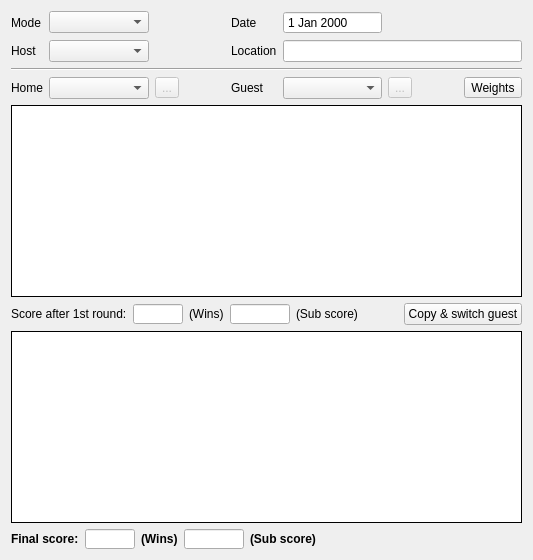
      <widget class="QWidget" name="tab_score_table">
       <property name="toolTip">
        <string>List (Ctrl+1)</string>
       </property>
       <attribute name="icon">
        <iconset resource="ipponboard.qrc">
         <normaloff>:/res/icons/list.png</normaloff>:/res/icons/list.png</iconset>
       </attribute>
       <attribute name="title">
        <string>List</string>
       </attribute>
       <layout class="QVBoxLayout" name="verticalLayout_7">
        <item>
         <layout class="QGridLayout" name="gridLayout_main" columnstretch="0,1,0,0,0,1,0,0,0">
          <property name="bottomMargin">
           <number>0</number>
          </property>
          <property name="spacing">
           <number>6</number>
          </property>
          <item row="0" column="5">
           <widget class="QDateEdit" name="dateEdit">
            <property name="sizePolicy">
             <sizepolicy hsizetype="Minimum" vsizetype="Fixed">
              <horstretch>0</horstretch>
              <verstretch>0</verstretch>
             </sizepolicy>
            </property>
            <property name="frame">
             <bool>true</bool>
            </property>
            <property name="alignment">
             <set>Qt::AlignmentFlag::AlignLeading|Qt::AlignmentFlag::AlignLeft|Qt::AlignmentFlag::AlignVCenter</set>
            </property>
            <property name="buttonSymbols">
             <enum>QAbstractSpinBox::ButtonSymbols::NoButtons</enum>
            </property>
            <property name="accelerated">
             <bool>false</bool>
            </property>
            <property name="calendarPopup">
             <bool>false</bool>
            </property>
           </widget>
          </item>
          <item row="3" column="0">
           <widget class="QLabel" name="label_home">
            <property name="text">
             <string>Home</string>
            </property>
           </widget>
          </item>
          <item row="3" column="1">
           <widget class="QComboBox" name="comboBox_club_home">
            <property name="iconSize">
             <size>
              <width>16</width>
              <height>16</height>
             </size>
            </property>
           </widget>
          </item>
          <item row="3" column="4">
           <widget class="QLabel" name="label_guest">
            <property name="text">
             <string>Guest</string>
            </property>
           </widget>
          </item>
          <item row="3" column="5">
           <widget class="QComboBox" name="comboBox_club_guest">
            <property name="iconSize">
             <size>
              <width>16</width>
              <height>16</height>
             </size>
            </property>
           </widget>
          </item>
          <item row="1" column="1">
           <widget class="QComboBox" name="comboBox_club_host">
            <property name="enabled">
             <bool>true</bool>
            </property>
            <property name="iconSize">
             <size>
              <width>16</width>
              <height>16</height>
             </size>
            </property>
           </widget>
          </item>
          <item row="0" column="3">
           <spacer name="horizontalSpacer">
            <property name="orientation">
             <enum>Qt::Orientation::Horizontal</enum>
            </property>
            <property name="sizeHint" stdset="0">
             <size>
              <width>40</width>
              <height>20</height>
             </size>
            </property>
           </spacer>
          </item>
          <item row="0" column="4">
           <widget class="QLabel" name="label_date">
            <property name="text">
             <string>Date</string>
            </property>
           </widget>
          </item>
          <item row="2" column="0" colspan="9">
           <widget class="Line" name="line">
            <property name="orientation">
             <enum>Qt::Orientation::Horizontal</enum>
            </property>
           </widget>
          </item>
          <item row="3" column="7">
           <spacer name="horizontalSpacer_4">
            <property name="orientation">
             <enum>Qt::Orientation::Horizontal</enum>
            </property>
            <property name="sizeHint" stdset="0">
             <size>
              <width>40</width>
              <height>20</height>
             </size>
            </property>
           </spacer>
          </item>
          <item row="0" column="1">
           <widget class="QComboBox" name="comboBox_mode">
            <property name="enabled">
             <bool>true</bool>
            </property>
            <property name="toolTip">
             <string/>
            </property>
           </widget>
          </item>
          <item row="0" column="0">
           <widget class="QLabel" name="label_mode">
            <property name="text">
             <string>Mode</string>
            </property>
           </widget>
          </item>
          <item row="1" column="0">
           <widget class="QLabel" name="label_host">
            <property name="text">
             <string>Host</string>
            </property>
           </widget>
          </item>
          <item row="3" column="2">
           <widget class="QToolButton" name="toolButton_team_home">
            <property name="enabled">
             <bool>false</bool>
            </property>
            <property name="toolTip">
             <string>Edit home team</string>
            </property>
            <property name="text">
             <string notr="true">...</string>
            </property>
           </widget>
          </item>
          <item row="1" column="5" colspan="4">
           <widget class="QLineEdit" name="lineEdit_location">
            <property name="enabled">
             <bool>true</bool>
            </property>
            <property name="text">
             <string/>
            </property>
           </widget>
          </item>
          <item row="1" column="4">
           <widget class="QLabel" name="label_location">
            <property name="text">
             <string>Location</string>
            </property>
           </widget>
          </item>
          <item row="3" column="6">
           <widget class="QToolButton" name="toolButton_team_guest">
            <property name="enabled">
             <bool>false</bool>
            </property>
            <property name="toolTip">
             <string>Edit guest team</string>
            </property>
            <property name="text">
             <string notr="true">...</string>
            </property>
           </widget>
          </item>
          <item row="3" column="8">
           <widget class="QToolButton" name="toolButton_weights">
            <property name="text">
             <string>Weights</string>
            </property>
            <property name="iconSize">
             <size>
              <width>16</width>
              <height>16</height>
             </size>
            </property>
           </widget>
          </item>
         </layout>
        </item>
        <item>
         <widget class="QTableView" name="tableView_tournament_list1">
          <property name="sizePolicy">
           <sizepolicy hsizetype="Expanding" vsizetype="Expanding">
            <horstretch>0</horstretch>
            <verstretch>0</verstretch>
           </sizepolicy>
          </property>
          <property name="minimumSize">
           <size>
            <width>0</width>
            <height>0</height>
           </size>
          </property>
          <property name="contextMenuPolicy">
           <enum>Qt::ContextMenuPolicy::CustomContextMenu</enum>
          </property>
          <property name="frameShape">
           <enum>QFrame::Shape::Box</enum>
          </property>
          <property name="frameShadow">
           <enum>QFrame::Shadow::Plain</enum>
          </property>
          <property name="midLineWidth">
           <number>0</number>
          </property>
          <property name="verticalScrollBarPolicy">
           <enum>Qt::ScrollBarPolicy::ScrollBarAsNeeded</enum>
          </property>
          <property name="horizontalScrollBarPolicy">
           <enum>Qt::ScrollBarPolicy::ScrollBarAsNeeded</enum>
          </property>
          <property name="editTriggers">
           <set>QAbstractItemView::EditTrigger::AnyKeyPressed|QAbstractItemView::EditTrigger::DoubleClicked|QAbstractItemView::EditTrigger::EditKeyPressed|QAbstractItemView::EditTrigger::SelectedClicked</set>
          </property>
          <property name="dragEnabled">
           <bool>false</bool>
          </property>
          <property name="dragDropOverwriteMode">
           <bool>false</bool>
          </property>
          <property name="dragDropMode">
           <enum>QAbstractItemView::DragDropMode::NoDragDrop</enum>
          </property>
          <property name="defaultDropAction">
           <enum>Qt::DropAction::IgnoreAction</enum>
          </property>
          <property name="alternatingRowColors">
           <bool>true</bool>
          </property>
          <property name="selectionMode">
           <enum>QAbstractItemView::SelectionMode::ExtendedSelection</enum>
          </property>
          <property name="showGrid">
           <bool>true</bool>
          </property>
          <property name="gridStyle">
           <enum>Qt::PenStyle::SolidLine</enum>
          </property>
          <property name="wordWrap">
           <bool>false</bool>
          </property>
          <property name="cornerButtonEnabled">
           <bool>false</bool>
          </property>
          <attribute name="horizontalHeaderMinimumSectionSize">
           <number>16</number>
          </attribute>
          <attribute name="horizontalHeaderDefaultSectionSize">
           <number>30</number>
          </attribute>
          <attribute name="horizontalHeaderStretchLastSection">
           <bool>false</bool>
          </attribute>
          <attribute name="verticalHeaderMinimumSectionSize">
           <number>20</number>
          </attribute>
          <attribute name="verticalHeaderDefaultSectionSize">
           <number>20</number>
          </attribute>
          <attribute name="verticalHeaderStretchLastSection">
           <bool>false</bool>
          </attribute>
         </widget>
        </item>
        <item>
         <layout class="QHBoxLayout" name="horizontalLayout" stretch="0,0,0,0,0,0,0">
          <property name="bottomMargin">
           <number>0</number>
          </property>
          <item>
           <widget class="QLabel" name="label_intermediate_result">
            <property name="text">
             <string>Score after 1st round:</string>
            </property>
           </widget>
          </item>
          <item>
           <widget class="QLineEdit" name="lineEdit_wins_intermediate">
            <property name="sizePolicy">
             <sizepolicy hsizetype="Fixed" vsizetype="Fixed">
              <horstretch>0</horstretch>
              <verstretch>0</verstretch>
             </sizepolicy>
            </property>
            <property name="maximumSize">
             <size>
              <width>50</width>
              <height>20</height>
             </size>
            </property>
            <property name="baseSize">
             <size>
              <width>30</width>
              <height>0</height>
             </size>
            </property>
            <property name="styleSheet">
             <string notr="true"/>
            </property>
            <property name="frame">
             <bool>true</bool>
            </property>
            <property name="alignment">
             <set>Qt::AlignmentFlag::AlignRight|Qt::AlignmentFlag::AlignTrailing|Qt::AlignmentFlag::AlignVCenter</set>
            </property>
            <property name="readOnly">
             <bool>true</bool>
            </property>
           </widget>
          </item>
          <item>
           <widget class="QLabel" name="label_2">
            <property name="text">
             <string>(Wins)</string>
            </property>
           </widget>
          </item>
          <item>
           <widget class="QLineEdit" name="lineEdit_score_intermediate">
            <property name="sizePolicy">
             <sizepolicy hsizetype="Fixed" vsizetype="Fixed">
              <horstretch>0</horstretch>
              <verstretch>0</verstretch>
             </sizepolicy>
            </property>
            <property name="minimumSize">
             <size>
              <width>60</width>
              <height>20</height>
             </size>
            </property>
            <property name="maximumSize">
             <size>
              <width>60</width>
              <height>20</height>
             </size>
            </property>
            <property name="baseSize">
             <size>
              <width>60</width>
              <height>20</height>
             </size>
            </property>
            <property name="alignment">
             <set>Qt::AlignmentFlag::AlignRight|Qt::AlignmentFlag::AlignTrailing|Qt::AlignmentFlag::AlignVCenter</set>
            </property>
            <property name="readOnly">
             <bool>true</bool>
            </property>
           </widget>
          </item>
          <item>
           <widget class="QLabel" name="label_3">
            <property name="text">
             <string>(Sub score)</string>
            </property>
           </widget>
          </item>
          <item>
           <spacer name="horizontalSpacer_3">
            <property name="orientation">
             <enum>Qt::Orientation::Horizontal</enum>
            </property>
            <property name="sizeHint" stdset="0">
             <size>
              <width>40</width>
              <height>20</height>
             </size>
            </property>
           </spacer>
          </item>
          <item>
           <widget class="QPushButton" name="pushButton_copySwitched">
            <property name="enabled">
             <bool>true</bool>
            </property>
            <property name="text">
             <string>Copy &amp;&amp; switch guest</string>
            </property>
           </widget>
          </item>
         </layout>
        </item>
        <item>
         <widget class="QTableView" name="tableView_tournament_list2">
          <property name="sizePolicy">
           <sizepolicy hsizetype="Expanding" vsizetype="Expanding">
            <horstretch>0</horstretch>
            <verstretch>0</verstretch>
           </sizepolicy>
          </property>
          <property name="minimumSize">
           <size>
            <width>0</width>
            <height>0</height>
           </size>
          </property>
          <property name="contextMenuPolicy">
           <enum>Qt::ContextMenuPolicy::CustomContextMenu</enum>
          </property>
          <property name="frameShape">
           <enum>QFrame::Shape::Box</enum>
          </property>
          <property name="frameShadow">
           <enum>QFrame::Shadow::Plain</enum>
          </property>
          <property name="midLineWidth">
           <number>0</number>
          </property>
          <property name="verticalScrollBarPolicy">
           <enum>Qt::ScrollBarPolicy::ScrollBarAsNeeded</enum>
          </property>
          <property name="horizontalScrollBarPolicy">
           <enum>Qt::ScrollBarPolicy::ScrollBarAsNeeded</enum>
          </property>
          <property name="editTriggers">
           <set>QAbstractItemView::EditTrigger::AnyKeyPressed|QAbstractItemView::EditTrigger::DoubleClicked|QAbstractItemView::EditTrigger::EditKeyPressed</set>
          </property>
          <property name="dragEnabled">
           <bool>false</bool>
          </property>
          <property name="dragDropOverwriteMode">
           <bool>false</bool>
          </property>
          <property name="dragDropMode">
           <enum>QAbstractItemView::DragDropMode::NoDragDrop</enum>
          </property>
          <property name="alternatingRowColors">
           <bool>true</bool>
          </property>
          <property name="selectionMode">
           <enum>QAbstractItemView::SelectionMode::ExtendedSelection</enum>
          </property>
          <property name="selectionBehavior">
           <enum>QAbstractItemView::SelectionBehavior::SelectItems</enum>
          </property>
          <property name="showGrid">
           <bool>true</bool>
          </property>
          <property name="gridStyle">
           <enum>Qt::PenStyle::SolidLine</enum>
          </property>
          <property name="wordWrap">
           <bool>false</bool>
          </property>
          <property name="cornerButtonEnabled">
           <bool>false</bool>
          </property>
          <attribute name="horizontalHeaderMinimumSectionSize">
           <number>16</number>
          </attribute>
          <attribute name="horizontalHeaderDefaultSectionSize">
           <number>30</number>
          </attribute>
          <attribute name="horizontalHeaderStretchLastSection">
           <bool>false</bool>
          </attribute>
          <attribute name="verticalHeaderMinimumSectionSize">
           <number>20</number>
          </attribute>
          <attribute name="verticalHeaderDefaultSectionSize">
           <number>20</number>
          </attribute>
          <attribute name="verticalHeaderStretchLastSection">
           <bool>false</bool>
          </attribute>
         </widget>
        </item>
        <item>
         <layout class="QHBoxLayout" name="horizontalLayout_3" stretch="0,0,0,0,0,0">
          <property name="bottomMargin">
           <number>0</number>
          </property>
          <item>
           <widget class="QLabel" name="label_final_score">
            <property name="font">
             <font>
              <bold>true</bold>
             </font>
            </property>
            <property name="text">
             <string>Final score:</string>
            </property>
           </widget>
          </item>
          <item>
           <widget class="QLineEdit" name="lineEdit_wins">
            <property name="sizePolicy">
             <sizepolicy hsizetype="Fixed" vsizetype="Fixed">
              <horstretch>0</horstretch>
              <verstretch>0</verstretch>
             </sizepolicy>
            </property>
            <property name="maximumSize">
             <size>
              <width>50</width>
              <height>20</height>
             </size>
            </property>
            <property name="baseSize">
             <size>
              <width>30</width>
              <height>0</height>
             </size>
            </property>
            <property name="font">
             <font>
              <bold>true</bold>
             </font>
            </property>
            <property name="frame">
             <bool>true</bool>
            </property>
            <property name="alignment">
             <set>Qt::AlignmentFlag::AlignRight|Qt::AlignmentFlag::AlignTrailing|Qt::AlignmentFlag::AlignVCenter</set>
            </property>
            <property name="readOnly">
             <bool>true</bool>
            </property>
           </widget>
          </item>
          <item>
           <widget class="QLabel" name="label_final_wins">
            <property name="font">
             <font>
              <bold>true</bold>
             </font>
            </property>
            <property name="text">
             <string>(Wins)</string>
            </property>
           </widget>
          </item>
          <item>
           <widget class="QLineEdit" name="lineEdit_score">
            <property name="sizePolicy">
             <sizepolicy hsizetype="Fixed" vsizetype="Fixed">
              <horstretch>0</horstretch>
              <verstretch>0</verstretch>
             </sizepolicy>
            </property>
            <property name="minimumSize">
             <size>
              <width>60</width>
              <height>20</height>
             </size>
            </property>
            <property name="maximumSize">
             <size>
              <width>60</width>
              <height>20</height>
             </size>
            </property>
            <property name="baseSize">
             <size>
              <width>60</width>
              <height>20</height>
             </size>
            </property>
            <property name="font">
             <font>
              <bold>true</bold>
             </font>
            </property>
            <property name="alignment">
             <set>Qt::AlignmentFlag::AlignRight|Qt::AlignmentFlag::AlignTrailing|Qt::AlignmentFlag::AlignVCenter</set>
            </property>
            <property name="readOnly">
             <bool>true</bool>
            </property>
           </widget>
          </item>
          <item>
           <widget class="QLabel" name="label_final_sub_score">
            <property name="font">
             <font>
              <bold>true</bold>
             </font>
            </property>
            <property name="text">
             <string>(Sub score)</string>
            </property>
           </widget>
          </item>
          <item>
           <spacer name="horizontalSpacer_5">
            <property name="orientation">
             <enum>Qt::Orientation::Horizontal</enum>
            </property>
            <property name="sizeHint" stdset="0">
             <size>
              <width>40</width>
              <height>20</height>
             </size>
            </property>
           </spacer>
          </item>
         </layout>
        </item>
       </layout>
      </widget>
